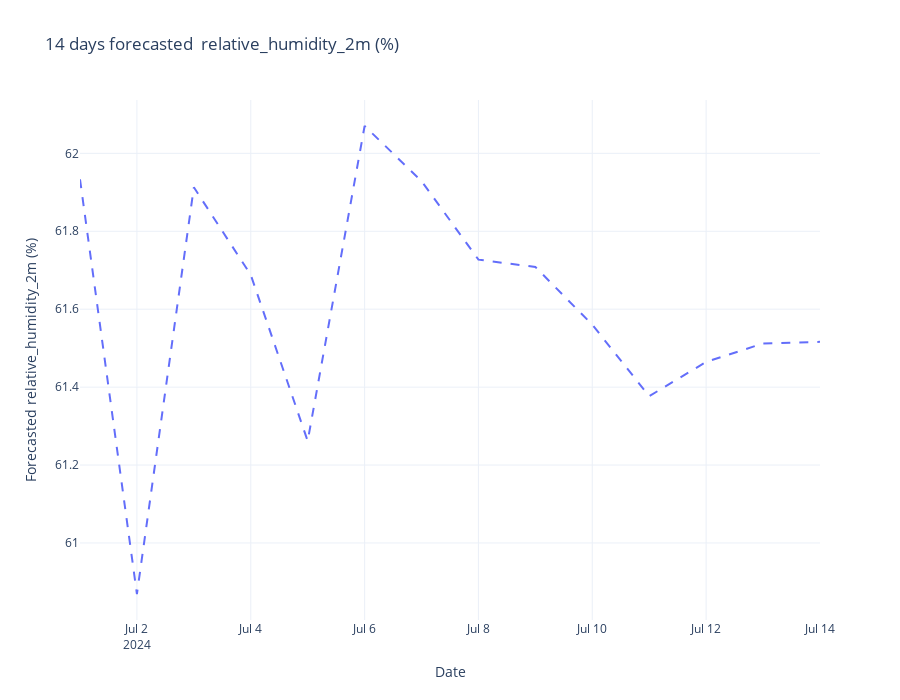

Notebook code for this chart:
### Code cell
import plotly.graph_objects as go

# Create a figure
fig = go.Figure()

# Add the predicted soil moisture line
fig.add_trace(go.Scatter(
    x=forecasted_values_df.index, 
    y=forecasted_values_df["relative_humidity_2m (%)"],
    mode='lines',
    name='Predicted relative_humidity_2m (%)',
    line=dict(dash='dash')  # This creates a dashed line
))

# Update layout for the figure
fig.update_layout(
    title='14 days forecasted  relative_humidity_2m (%) ',
    xaxis_title='Date',
    yaxis_title='Forecasted relative_humidity_2m (%)',
    legend_title='Legend',
    template='plotly_white',  # Optional: set a template
    width=900,  # Width of the plot
    height=700  # Height of the plot
)

# Show the figure
fig.show()

### Figure 1 — Plotly figure (JSON) as saved in the notebook; plotly's stock layout.template omitted (floating-point values rounded to 4 significant figures)
{"data": [{"line": {"dash": "dash"}, "mode": "lines", "name": "Predicted relative_humidity_2m (%)", "type": "scatter", "x": ["2024-07-01T00:00:00", "2024-07-02T00:00:00", "2024-07-03T00:00:00", "2024-07-04T00:00:00", "2024-07-05T00:00:00", "2024-07-06T00:00:00", "2024-07-07T00:00:00", "2024-07-08T00:00:00", "2024-07-09T00:00:00", "2024-07-10T00:00:00", "2024-07-11T00:00:00", "2024-07-12T00:00:00", "2024-07-13T00:00:00", "2024-07-14T00:00:00"], "y": [61.93, 60.87, 61.91, 61.69, 61.26, 62.07, 61.93, 61.73, 61.71, 61.56, 61.38, 61.46, 61.51, 61.52]}], "layout": {"height": 700, "legend": {"title": {"text": "Legend"}}, "title": {"text": "14 days forecasted  relative_humidity_2m (%) "}, "width": 900, "xaxis": {"title": {"text": "Date"}}, "yaxis": {"title": {"text": "Forecasted relative_humidity_2m (%)"}}}}
